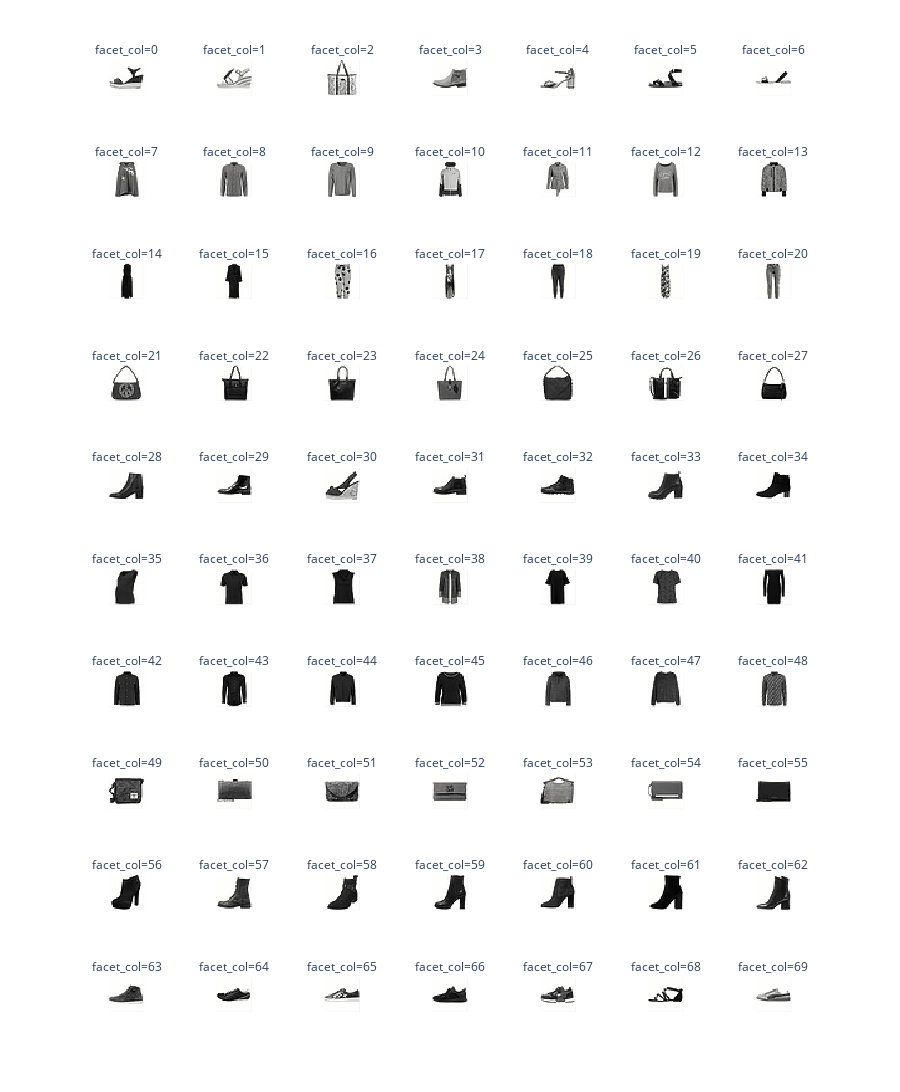

The notebook cell this image was saved under:
### Markdown cell above
<!-- BEGIN QUESTION -->

### Code cell
# TODO: Plot 7 images from each cluster (use the show_images function, 10 rows, 7 columns)
df_sample = kmeans_df.groupby('cluster').sample(n=7, random_state=SEED)
img = show_images(df_sample['image'].tolist(), ncols=7, max_images=70, reshape=True) 
img.show()
